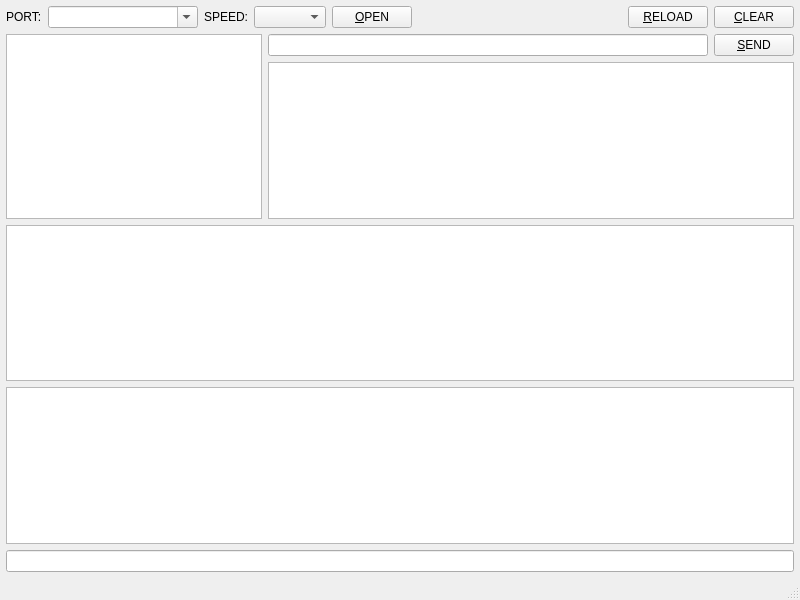
<?xml version="1.0" encoding="UTF-8"?>
<ui version="4.0">
 <class>MainWindow</class>
 <widget class="QMainWindow" name="MainWindow">
  <property name="geometry">
   <rect>
    <x>0</x>
    <y>0</y>
    <width>800</width>
    <height>600</height>
   </rect>
  </property>
  <property name="windowTitle">
   <string>Serial Test</string>
  </property>
  <widget class="QWidget" name="centralwidget">
   <layout class="QVBoxLayout" name="verticalLayout_2">
    <property name="leftMargin">
     <number>6</number>
    </property>
    <property name="topMargin">
     <number>6</number>
    </property>
    <property name="rightMargin">
     <number>6</number>
    </property>
    <property name="bottomMargin">
     <number>6</number>
    </property>
    <item>
     <layout class="QHBoxLayout" name="horizontalLayout">
      <item>
       <widget class="QLabel" name="label">
        <property name="text">
         <string>PORT:</string>
        </property>
       </widget>
      </item>
      <item>
       <widget class="QComboBox" name="cb_port">
        <property name="minimumSize">
         <size>
          <width>150</width>
          <height>0</height>
         </size>
        </property>
        <property name="editable">
         <bool>true</bool>
        </property>
       </widget>
      </item>
      <item>
       <widget class="QLabel" name="label_2">
        <property name="text">
         <string>SPEED:</string>
        </property>
       </widget>
      </item>
      <item>
       <widget class="QComboBox" name="cb_speed"/>
      </item>
      <item>
       <widget class="QPushButton" name="btn_open">
        <property name="text">
         <string>&amp;OPEN</string>
        </property>
       </widget>
      </item>
      <item>
       <spacer name="horizontalSpacer">
        <property name="orientation">
         <enum>Qt::Horizontal</enum>
        </property>
        <property name="sizeHint" stdset="0">
         <size>
          <width>40</width>
          <height>20</height>
         </size>
        </property>
       </spacer>
      </item>
      <item>
       <widget class="QPushButton" name="btn_reload">
        <property name="text">
         <string>&amp;RELOAD</string>
        </property>
       </widget>
      </item>
      <item>
       <widget class="QPushButton" name="btn_clear">
        <property name="text">
         <string>&amp;CLEAR</string>
        </property>
       </widget>
      </item>
     </layout>
    </item>
    <item>
     <layout class="QHBoxLayout" name="horizontalLayout_3">
      <item>
       <widget class="QListWidget" name="lst_preset">
        <property name="sizePolicy">
         <sizepolicy hsizetype="Minimum" vsizetype="Expanding">
          <horstretch>0</horstretch>
          <verstretch>0</verstretch>
         </sizepolicy>
        </property>
       </widget>
      </item>
      <item>
       <layout class="QVBoxLayout" name="verticalLayout">
        <item>
         <layout class="QHBoxLayout" name="horizontalLayout_2">
          <item>
           <widget class="QLineEdit" name="edt_caption"/>
          </item>
          <item>
           <widget class="QPushButton" name="btn_send">
            <property name="text">
             <string>&amp;SEND</string>
            </property>
           </widget>
          </item>
         </layout>
        </item>
        <item>
         <widget class="QTextEdit" name="edt_dat">
          <property name="lineWrapMode">
           <enum>QTextEdit::NoWrap</enum>
          </property>
         </widget>
        </item>
       </layout>
      </item>
     </layout>
    </item>
    <item>
     <widget class="QListWidget" name="lst_log"/>
    </item>
    <item>
     <widget class="QTextEdit" name="edt_log">
      <property name="font">
       <font>
        <family>MS Gothic</family>
       </font>
      </property>
      <property name="lineWrapMode">
       <enum>QTextEdit::NoWrap</enum>
      </property>
     </widget>
    </item>
    <item>
     <widget class="QLineEdit" name="txt_log"/>
    </item>
   </layout>
  </widget>
  <widget class="QMenuBar" name="menubar">
   <property name="geometry">
    <rect>
     <x>0</x>
     <y>0</y>
     <width>800</width>
     <height>22</height>
    </rect>
   </property>
  </widget>
  <widget class="QStatusBar" name="statusbar"/>
 </widget>
 <resources/>
 <connections/>
</ui>
